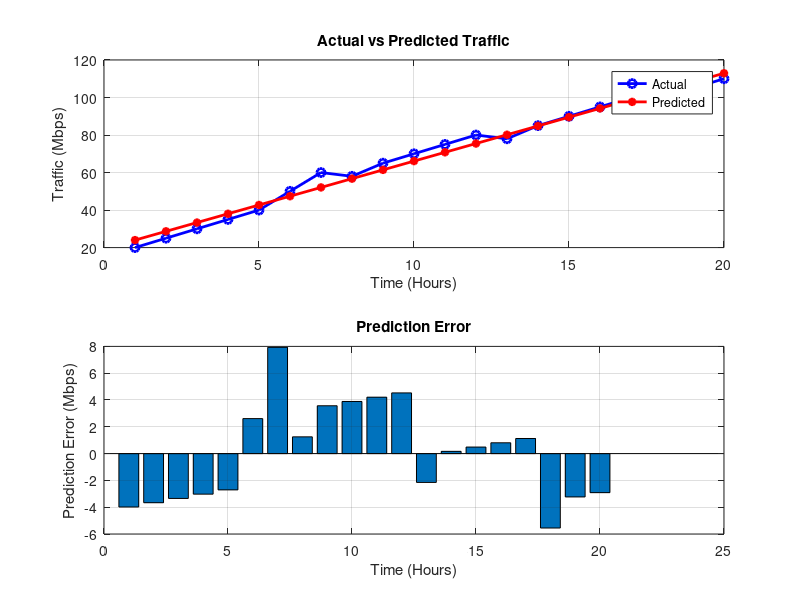

Write MATLAB code to recreate this figure.
clc; 
clear; 
close all; 

% Simulated Traffic Data 
time = 1:20; 
traffic = [20 25 30 35 40 50 60 58 65 70 ... 
    75 80 78 85 90 95 100 98 105 110]; 

% Linear Regression Model 
model = polyfit(time, traffic, 1); 

% Predicted Traffic 
predicted = polyval(model, time); 

% Calculate Prediction Error 
error = traffic - predicted; 

% Calculate RMSE 
RMSE = sqrt(mean(error.^2)); 
disp(['Root Mean Square Error (RMSE) = ', num2str(RMSE)]); 

figure; 
subplot(2,1,1); 
plot(time, traffic, 'bo-', 'LineWidth', 2); 
hold on; 
plot(time, predicted, 'r*-', 'LineWidth', 2); 
grid on; 
xlabel('Time (Hours)'); 
ylabel('Traffic (Mbps)'); 
title('Actual vs Predicted Traffic'); 
legend('Actual', 'Predicted', 'Location', 'best'); 

subplot(2,1,2); 
bar(time, error); 
grid on; 
xlabel('Time (Hours)'); 
ylabel('Prediction Error (Mbps)'); 
title('Prediction Error'); 

disp('Time    Actual    Predicted'); 
disp([time' traffic' predicted']);
